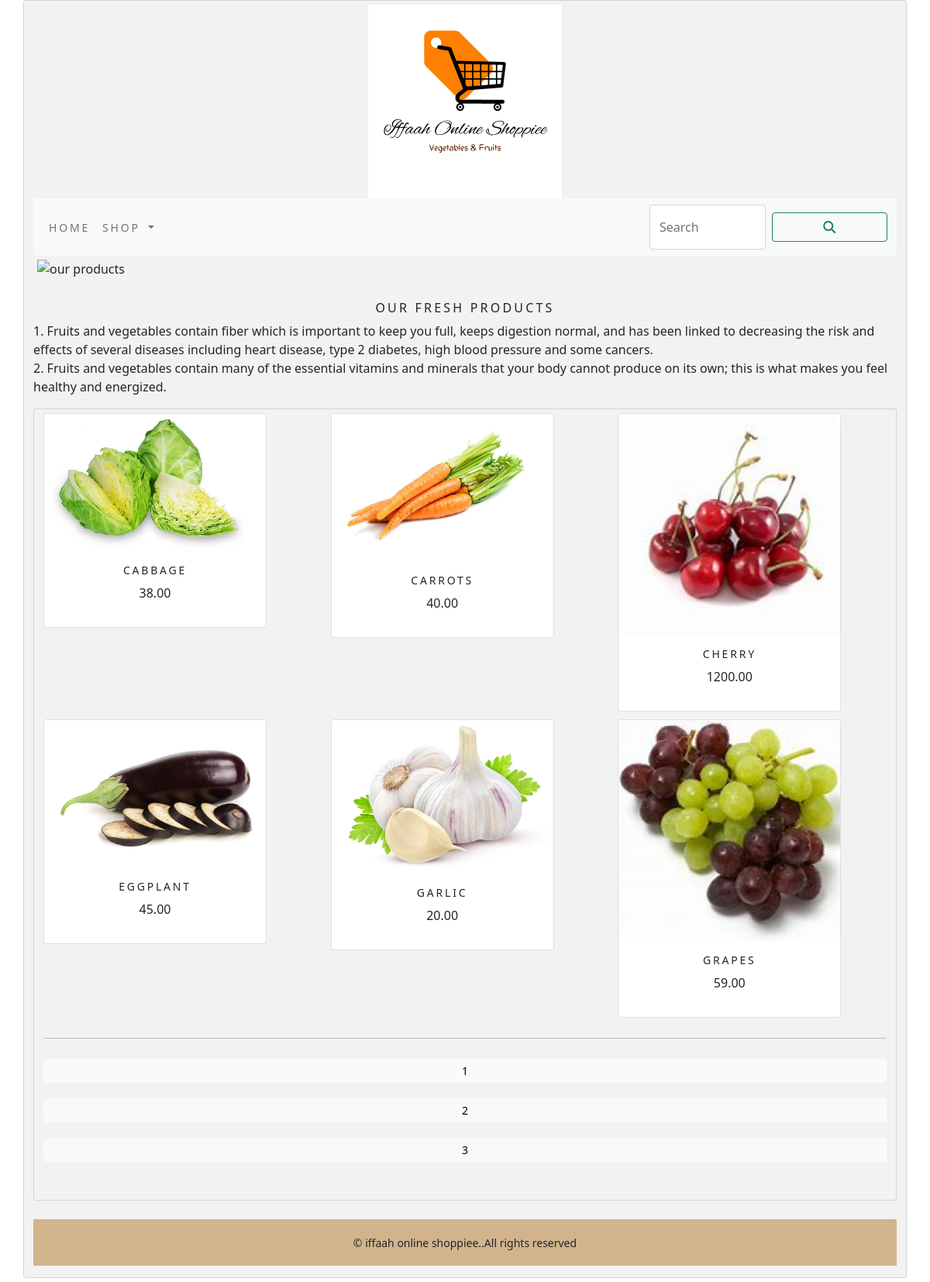
The page /shopapp/ on the database its author committed.
### shopapp/models.py (models this page shows)
class Product(models.Model):
    name=models.CharField(max_length=250,unique=True)
    slug=models.SlugField(max_length=250,unique=True)
    description=models.TextField(blank=True)
    price=models.DecimalField(max_digits=10,decimal_places=2)
    category=models.ForeignKey(Category,on_delete=models.CASCADE)
    image=models.ImageField(upload_to='product',blank=True)
    stock=models.IntegerField()
    available=models.BooleanField(default=True)
    created=models.DateTimeField(auto_now_add=True)
    updated=models.DateTimeField(auto_now=True)
    def get_url(self):
        return reverse('shopapp:prodCatdetail', args=[self.category.slug, self.slug])
    class Meta:
        ordering=['name',]
        verbose_name='product'
        verbose_name_plural='products'

### shopapp/views.py (the view)
# urls.py: path('',views.allProductCat,name='allProductCat'),
def allProductCat(request,c_slug=None):
    c_page=None
    product_list=None
    if c_slug!=None:
        c_page=get_object_or_404(Category,slug=c_slug)
        product_list=Product.objects.all().filter(category=c_page,available=True)
    else:
        product_list=Product.objects.all().filter(available=True)
    paginator=Paginator(product_list,6)
    try:
        page=int(request.GET.get('page','1'))
    except:
        page=1
    try:
        products=paginator.page(page)
    except (EmptyPage,InvalidPage):
        products=paginator.page(paginator.num_pages)
    return render(request,"category.html",{'category':c_page,'products':products})

### cart/context_processors.py (called while the page is built)
def counter(request):
    item_count=0
    if 'admin' in request.path:
        return {}
    else:
        try:
            cart=Cart.objects.filter(cart_id=_cart_id(request))
            cart_items=CartItem.objects.all().filter(cart=cart[:1])
            for cart_item in cart_items:
                item_count += cart_item.quantity
        except cart.DoesNotExist:
            item_count =0
    return dict(item_count=item_count)

### cart/views.py (called while the page is built)
def  _cart_id(request):
    cart = request.session.session_key
    if not cart:
        cart=request.session.create()
    return cart

### shopapp/context_processors.py (called while the page is built)
def menu_links(request):
    links=Category.objects.all()
    return dict(links=links)

### shopapp/models.py (called while the page is built)
    def get_url(self):
        return reverse('shopapp:product_by_category',args=[self.slug])

### templates/category.html (shortened to what this page needs)
{% extends 'base.html' %}
{% load static %}
{% block content %}
<div class="mx_auto">
  {% if category %}
  <img class="my_image" src="{{category.image.url}}" alt="{{category.name}}" width="300" height="300">
</div>
<br>
<div>
  <h1 class="text-center my_title">{{category.name}}</h1>
  <p class="text-justify">{{category.description}}</p>
</div>
{% else %}
<div>
  <img class="my_image my_image_padding" src="{% static 'img/banner.png' %}" alt="our products" width="1480" height="400">
</div>
<br>
<div>
  <h1 class="text-center my_title">Our Fresh Products</h1>
  <p class="text-justify">1. Fruits and vegetables contain fiber which is important to keep you full, keeps digestion normal, and has been linked to decreasing the risk and effects of several diseases including heart disease, type 2 diabetes, high blood pressure and some cancers.<br>
      2. Fruits and vegetables contain many of the essential vitamins and minerals that your body cannot produce on its own; this is what makes you feel healthy and energized.</p>
</div>
{% endif %}
<div class="container">
  <div class="row mx_auto">
    {% for product in products.object_list %}
    <div class="my_bottom_margin col-9 col-sm-12 col-md-4 xol-lg-4">
      <div class="card text-center" style="width:18rem;">
        <a href="{{product.get_url}}">
            <img class="card-img-top my_image" src="{{product.image.url}}" alt="{{product.name}}" width="250" height="250">
        </a>
        <div class="card-body">
          <h4>{{product.name}}</h4>
          <p>{{product.price}}</p>
        </div>
      </div>
    </div>
    {% endfor %}
  </div>
    <div class="mx_auto">
        {% if products.paginator.num_pages > 1 %}
        <hr>
        <div class="text-center">
            {% for pg in products.paginator.page_range %}
            <a href="?page={{pg}}" class="btn btn-light btn-sm {% if products.number == pg %} active {% endif %}"> {{pg}} </a>
            {% endfor %}
        </div>
        {% endif %}
    </div>
    <br>
</div>
{% endblock %}

### templates/base.html (shortened to what this page needs)
{% load static %}
<!DOCTYPE html>
<html lang="en">
<head>
    <link rel="stylesheet" href="{% static 'css/custom.css' %}">
    <link href="{% static 'css/bootstrap.min.css' %}" rel="stylesheet" >
</head>
<body>
<div class="container">
<div>
    {% include 'header.html' %}
    {% include 'navbar.html' %}
    {% block content %}
    {% endblock %}
</div>
    {% include 'footer.html' %}
</div>
</body>
</html>

### templates/header.html
{% load static %}
<header>
  <center>
   <a href="{% url 'shopapp:allProductCat' %}"></a><img src="{% static 'img/logo.png' %}" alt="logimage" width="250" height="250">
  </center>
</header>

### templates/navbar.html (shortened to what this page needs)
<nav class="navbar navbar-expand-lg navbar-light bg-light">
  <div class="container-fluid">
    <div class="collapse navbar-collapse" id="navbarSupportedContent">
      <ul class="navbar-nav me-auto mb-2 mb-lg-0">
        <li class="nav-item">
          <a class="nav-link" href="#">Home</a>
        </li>
        <li class="nav-item dropdown {% if 'shopapp' in request.path %} active {% endif %}">
          <a class="nav-link dropdown-toggle" href="#" id="navbarDropdown" role="button" data-bs-toggle="dropdown" aria-expanded="false">
            Shop
          </a>
        </li>
      </ul>
      <form class="d-flex" action="{% url 'searchapp:SearchResult' %}" method="get">
        <input  class="form-control me-2" type="search" placeholder="Search" name="q" aria-label="Search">
        <button class="btn btn-outline-success" type="submit"> <i class="fa fa-search"></i></button>
      </form>
    </div>
  </div>
</nav>

### templates/footer.html
<br><div class="footer navbar_fixed_bottom my_footer">
  <p class="text-center">&copy; iffaah online shoppiee..All rights reserved</p>
  <br>
</div>

### static/css/custom.css (style rules this page uses)
body { font-family:'Roboto Slab',suns-scrif; }
.nav-item { letter-spacing:.2em; font-size:14px; text-transform:uppercase; }
.my_footer { background-color:#d2b48c; height:60px; }
.my_footer p { padding-top:20px; font-size:14px; }
.my_image { width:100%; height:auto; }
.my_title { font-size:16px; text-transform:uppercase; letter-spacing:.2em; }
.my_image_padding { padding:5px; }
.my_bottom_margin { margin-bottom:10px; }
.card-body h4 { font-size:14px; text-transform:uppercase; letter-spacing:.2em; }
.row { display: -ms-flexbox; display: flex; -ms-flex-wrap: wrap; flex-wrap: wrap; margin: 0 -16px; }
.container { background-color: #f2f2f2; padding: 5px 20px 15px 20px; border: 1px solid lightgrey; border-radius: 3px; }
.btn { background-color: #04AA6D; color: white; padding: 12px; margin: 10px 0; border: none; width: 100%; border-radius: 3px; cursor: pointer; font-size: 17px; }

### rows shown on the page
Product: image (picture), name "CABBAGE", price "38.00"
Product: image (picture), name "CARROTS", price "40.00"
Product: image (picture), name "CHERRY", price "1200.00"
Product: image (picture), name "EGGPLANT", price "45.00"
Product: image (picture), name "GARLIC", price "20.00"
Product: image (picture), name "GRAPES", price "59.00"

### other values the page prints
{{ pg }} "1" "2" "3"
